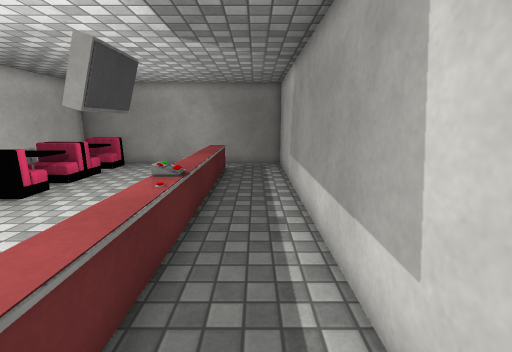
View 1 (above)

12 first-person views from a walk through a Unity game level. The camera is 1.4 m above the floor, tilts 12° down and sees 90° across. The floor is counted in squares, 0.5 m on a side. Each view is taken from the middle of a square. On the plan, view 1 faces up. The plan holds only what a view shows up to about 19 squares ahead; the rest is blank. The place goes on beyond the plan. The player character is not drawn. Surface patterns are stand-ins for the level's own textures.

View 2
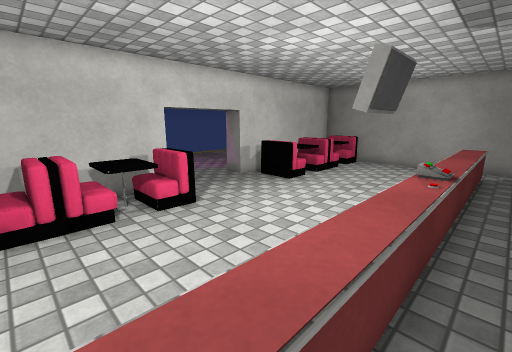

View 3
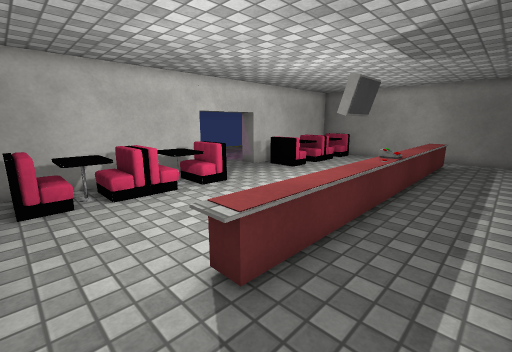

View 4
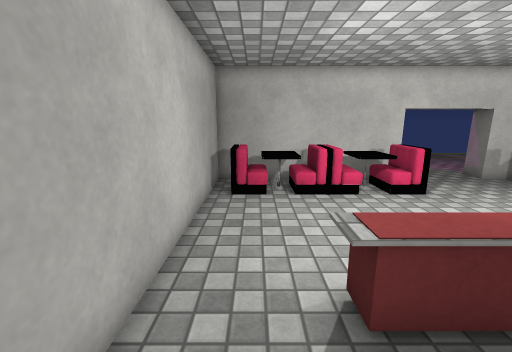

View 5
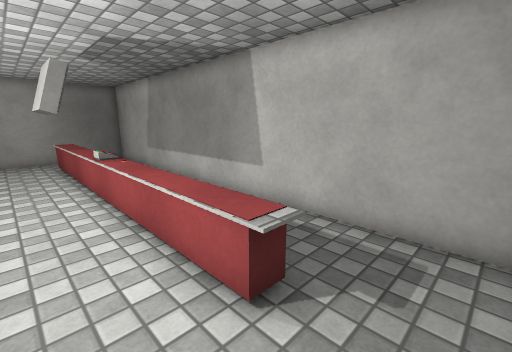

View 6
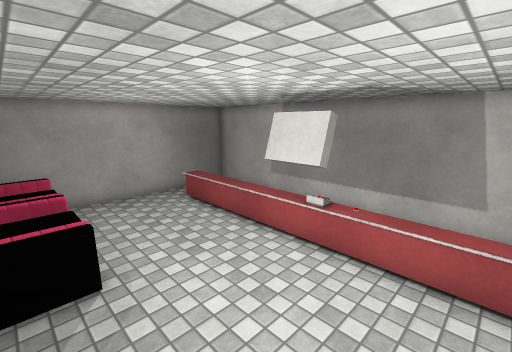

View 7
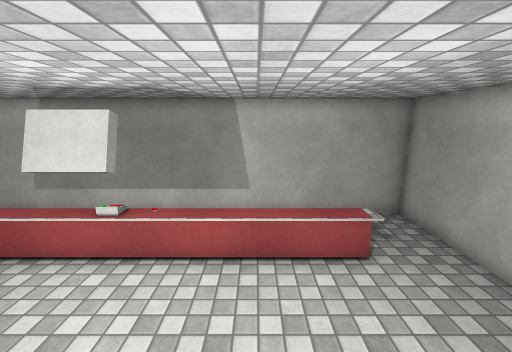

View 8
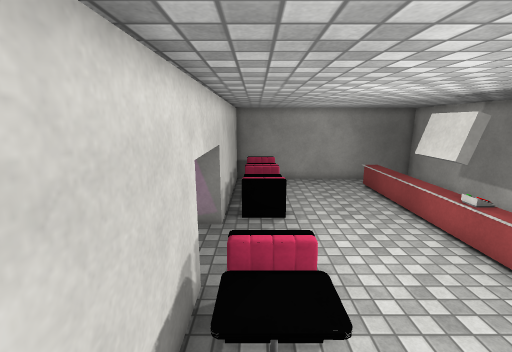

View 9
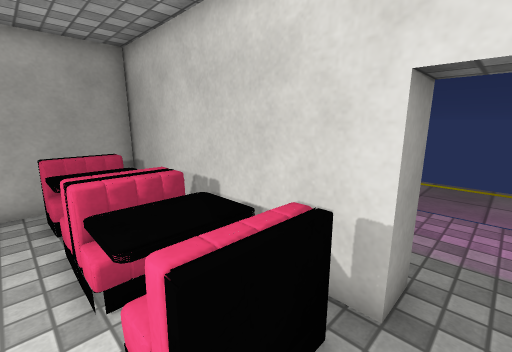

View 10
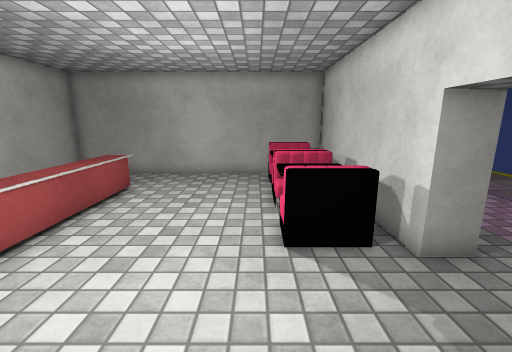

View 11
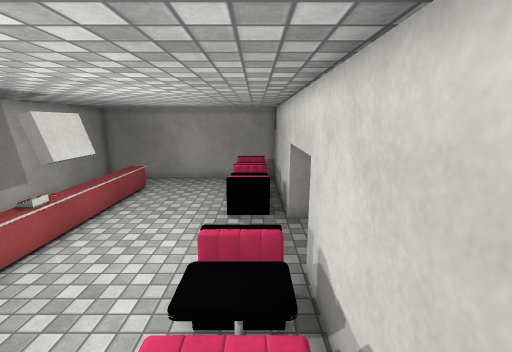

View 12
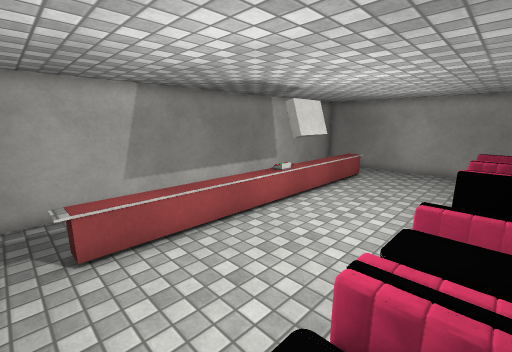

### Floor plan
Key: @ floor where view 1 was taken; # wall or solid block; . main floor; : floor 0.5 m higher than the main floor; + floor 0.75 m higher than the main floor; * floor 1 m higher than the main floor; / step, stairs or slope; = window, fence, low wall or low ledge; ^ raised ledge; O other object.
Columns run from 13 left of view 1 to 2 right of it. Each row starts with its distance up from view 1.
 17   ##############
 16   #//..........#
 15   #//.....^^...#
 14   # /.....^^...#
 13   #**.....^^...#
 12   #::.....^^...#
 11   #+/.....^^...#
 10   #//.....^^...#
  9  ##==.....^^...#
  8 ###.......^^...#
  7  . ......O#O...#
  6  . ......O^O...#
  5  .#.......^O...#
  4 ###==.....^^...#
  3  ##//.....^^...#
  2   #//.....^^...#
  1   #//.....^^...#
  0   #**.....^^.@.#
 -1   #::.....^^...#
 -2   #+/......^...#
 -3   #//..........#
 -4   ###..........#
 -5   ##############

Positions as (right, up) in squares from view 1, and headings:
1: (0, 0), facing up
2: (-1, -1), facing up-left
3: (1, -4), facing up-left
4: (1, -3), facing left
5: (-5, -4), facing up-right
6: (-10, 2), facing up-right
7: (-10, 2), facing right
8: (-10, -2), facing up
9: (-8, 5), facing down-left
10: (-8, 9), facing down
11: (-10, 15), facing down
12: (-10, 16), facing down-right
